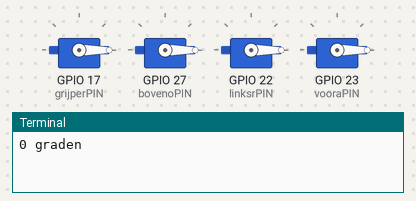
Bench run of a program on a simulated Raspberry Pi (BCM pin numbers). Shown: 4 × servo, the last lines printed to the terminal. Servo angles are drawn from the pulse width (0.5 ms = 0°, 2.5 ms = 180°). At 9.0 s the program stops and its outputs stay as they are.

Above: at 0.1 s.
At 3.1 s:
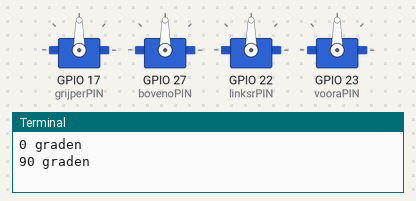
At 6.1 s:
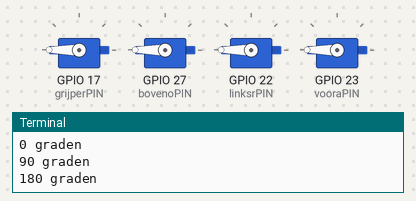
Timing chart, 0 to 7.6 s (numbered marks = the images above):
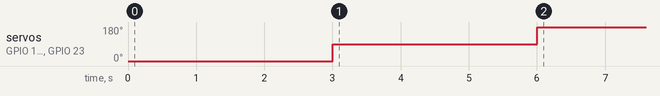

The program:

test2.py
```python
#!/usr/bin/python3

# Allereerst enkel verklaringen:
# GPIO: De 40-pins connector: https://learn.sparkfun.com/tutorials/raspberry-gpio/gpio-pinout
# BCM: De interne benaming van de GPIO pin
#

import RPi.GPIO as GPIO
import pigpio
import time

grijperPIN = 17 # Board pin 11, BCM pin 17
bovenoPIN = 27 # Board pin 13, BCM pin 27
linksrPIN = 22 # Board pin 15, BCM pin 22
vooraPIN = 23 # Board pin 16, BCM pin 23

pwm = pigpio.pi()
pwm.set_mode(grijperPIN, pigpio.OUTPUT) # schakel GPIO pin op output (standaard input)
pwm.set_mode(bovenoPIN, pigpio.OUTPUT)
pwm.set_mode(linksrPIN, pigpio.OUTPUT)
pwm.set_mode(vooraPIN, pigpio.OUTPUT)

pwm.set_PWM_frequency( grijperPIN, 50 ) # grijper
pwm.set_PWM_frequency( bovenoPIN, 50 ) # boven/onder
pwm.set_PWM_frequency( linksrPIN, 50 ) # links/rechts
pwm.set_PWM_frequency( vooraPIN, 50 ) # voor/achter

print( "0 graden" ) # zeg "0 graden" in de console om mee te volgen welke stap als volgend wordt uitgevoerd
pwm.set_servo_pulsewidth( grijperPIN, 500 ) ; # Zet grijper op positie 0 (dicht)
pwm.set_servo_pulsewidth( bovenoPIN, 500 ) ; # Zet boven/onder op positie 0 (helemaal boven)
pwm.set_servo_pulsewidth( linksrPIN, 500 ) ; # Zet links/rechts op positie 0 (helemaal links)
pwm.set_servo_pulsewidth( vooraPIN, 500 ) ; # Zet voor/achter op positie 0 (helemaal vooruit)
time.sleep( 3 )

print( "90 graden" )
pwm.set_servo_pulsewidth( grijperPIN, 1500 ) ; # Zet grijper op positie 1 (halfopen)
pwm.set_servo_pulsewidth( bovenoPIN, 1500 ) ;
pwm.set_servo_pulsewidth( linksrPIN, 1500 ) ;
pwm.set_servo_pulsewidth( vooraPIN, 1500 ) ;
time.sleep( 3 )

print( "180 graden" )
pwm.set_servo_pulsewidth( grijperPIN, 2500 ) ; # Zet grijper op positie 2 (open)
pwm.set_servo_pulsewidth( bovenoPIN, 2500 ) ;
pwm.set_servo_pulsewidth( linksrPIN, 2500 ) ;
pwm.set_servo_pulsewidth( vooraPIN, 2500 ) ;
time.sleep( 3 )

# servo's uitschakelen
pwm.set_PWM_dutycycle(grijperPIN, 0) # Reset grijper naar startpositie
pwm.set_PWM_dutycycle(bovenoPIN, 0) # Reset boven/onder naar startpositie
pwm.set_PWM_dutycycle(linksrPIN, 0) # Reset links/rechts naar startpositie
pwm.set_PWM_dutycycle(vooraPIN, 0) # Reset voor/achter naar startpositie

pwm.set_PWM_frequency( grijperPIN, 0 )
pwm.set_PWM_frequency( bovenoPIN, 0 )
pwm.set_PWM_frequency( linksrPIN, 0 )
pwm.set_PWM_frequency( vooraPIN, 0 )
```

Measured:
- by itself, servo on GPIO 17 (grijperPIN), servo on GPIO 27 (bovenoPIN), servo on GPIO 22 (linksrPIN), servo on GPIO 23 (vooraPIN): 0° → 90° at 3.0 s, → 180° 3.0 s later
